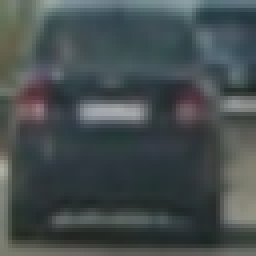
#> input picture TERM1_VISION_DEEP_LEARNING/P5_VEHICLE_DETECTION/output_images/car.png, 64 x 64 px (shown 4 times larger)
$ jupyter execute --allow-errors sol.ipynb   (shell and % lines are left out)   (older library calls are emulated)
#> lines starting #> are read from the running program, lines starting #| are printed output that depends on the picture
[cell 1]
import cv2
import numpy as np
import pandas as pd
import matplotlib.pyplot as plt
import matplotlib.image as mpimg
import glob
import pickle as pickle

## FEATURE EXTRACTING METHODS

[cell 2]
# function to compute binned color features
def bin_spatial(img, size=(32, 32)):
    features = cv2.resize(img, size).ravel()
    return features

[cell 3]
# function to compute color histogram features
# [9 lines left out: function color_hist, not called in this run]

[cell 4]
from skimage.feature import hog
# function to extract hog features
def get_hog_features(img, orient, pix_per_cell, cell_per_block,
                        vis=False, feature_vec=False):
    # Call with two outputs if vis==True
    if vis == True:
        features, hog_image = hog(img, orientations=orient,
                                  pixels_per_cell=(pix_per_cell, pix_per_cell),
                                  cells_per_block=(cell_per_block, cell_per_block),
                                  transform_sqrt=False,
                                  visualise=vis, feature_vector=feature_vec)
        return features, hog_image
    # Otherwise call with one output
    else:
        features = hog(img, orientations=orient,
                       pixels_per_cell=(pix_per_cell, pix_per_cell),
                       cells_per_block=(cell_per_block, cell_per_block),
                       transform_sqrt=False,
                       visualise=vis, feature_vector=feature_vec)
        return features

[cell 5]
# example car image
plt.figure(figsize=(8, 8))

img_car = plt.imread("output_images/car.png")
#> img_car is the input picture: shape (64, 64, 3) float32; mean R, G, B 0.272, 0.305, 0.309
plt.subplot(121)
plt.imshow(img_car)
plt.title("CAR")

# example non-car image
img_non_car = plt.imread("output_images/non_car.png")
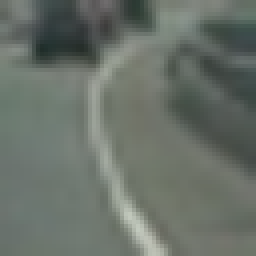
#> input picture TERM1_VISION_DEEP_LEARNING/P5_VEHICLE_DETECTION/output_images/non_car.png, 64 x 64 px (shown 4 times larger)
#> img_non_car is the input picture: shape (64, 64, 3) float32; mean R, G, B 0.411, 0.442, 0.411
plt.subplot(122)
plt.imshow(img_non_car)
plt.title("NON-CAR")

plt.show()
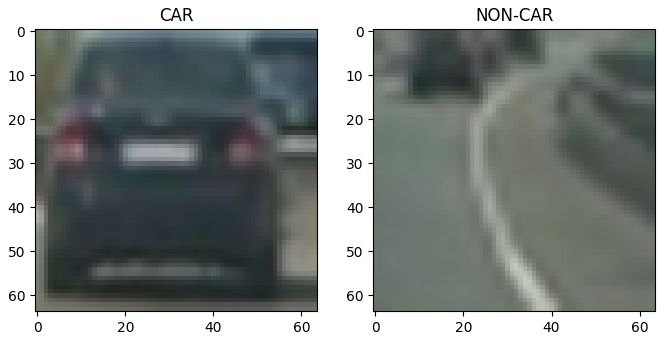
#> figure drawn by matplotlib, 2 panels

[cell 6]
img_car_Cr_Cb = cv2.cvtColor(img_car, cv2.COLOR_RGB2YCrCb)
#> img_car_Cr_Cb: shape (64, 64, 3) float32; mean of channels 0, 1, 2 0.295, 0.483, 0.508
img_non_car_Cr_Cb = cv2.cvtColor(img_non_car, cv2.COLOR_RGB2YCrCb)
#> img_non_car_Cr_Cb: shape (64, 64, 3) float32; mean of channels 0, 1, 2 0.429, 0.487, 0.49
for ch in range(3):
    plt.figure(figsize=(16, 16))
    plt.subplot(1, 4, 1)
    plt.title("CAR CHANNEL-"+str(ch))
    img_car_ch = img_car_Cr_Cb[:,:,ch]
    plt.imshow(img_car_ch, cmap="gray")

    plt.subplot(1, 4, 2)
    plt.title("HOG FEATURES CAR CHANNEL-"+str(ch))
    _, img_car_ch_hog = get_hog_features(img_car_ch, 9, 5, 2, vis=True)
    plt.imshow(img_car_ch_hog, cmap="gray")

    plt.subplot(1, 4, 3)
    plt.title("NON CAR CHANNEL-"+str(ch))
    img_non_car_ch = img_non_car_Cr_Cb[:,:,ch]
    plt.imshow(img_non_car_ch, cmap="gray")

    plt.subplot(1, 4, 4)
    plt.title("HOG FEATURES NON CAR CHANNEL-"+str(ch))
    _, img_non_car_ch_hog = get_hog_features(img_non_car_ch, 9, 5, 2, vis=True)
    plt.imshow(img_non_car_ch_hog, cmap="gray")
#> this loop made 3 passes
#> pass 1, `_, img_car_ch_hog = get_hog_features(img_car_ch, 9, 5, 2, vis=True)`:
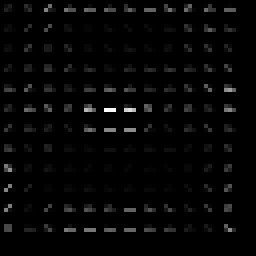
#> img_car_ch_hog: shape (64, 64) float32 (shown 4 times larger); min 0, max 0.212, mean 0.00484; drawn with min black and max white
#> pass 1, `_, img_non_car_ch_hog = get_hog_features(img_non_car_ch, 9, 5, 2, vis=..`:
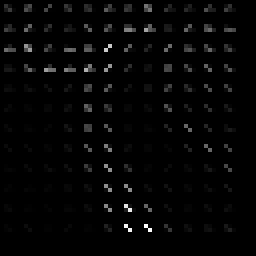
#> img_non_car_ch_hog: shape (64, 64) float32 (shown 4 times larger); min 0, max 0.144, mean 0.00286; drawn with min black and max white
#> after the loop:
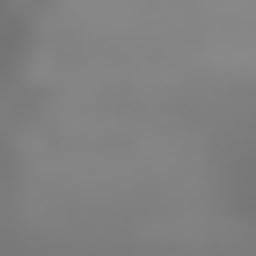
#> img_car_ch: shape (64, 64) float32 (shown 4 times larger); min 0.457, max 0.539, mean 0.508

plt.show()
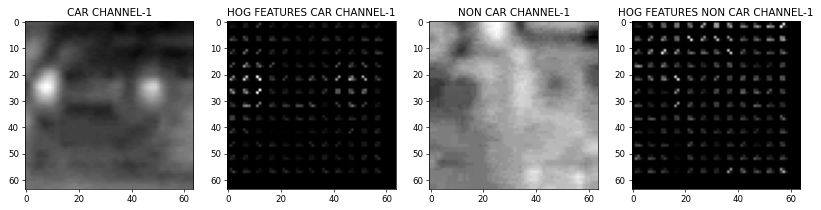
#> figure drawn by matplotlib, 4 panels
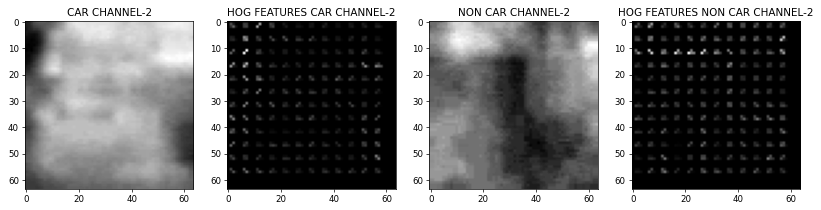
#> figure drawn by matplotlib, 4 panels

[cell 7]
# function to extract features from a list of images
# this function calls bin_spatial(), color_hist() and get_hog_features()
def extract_features(imgs, color_space='RGB', spatial_size=(32, 32),
                        hist_bins=32, orient=9,
                        pix_per_cell=8, cell_per_block=2, hog_channel=0,
                        spatial_feat=True, hist_feat=True, hog_feat=True):
    # Create a list to append feature vectors to
    features = []
    # Iterate through the list of images
    for file in imgs:
        file_features = []
        # Read in each one by one
        image = mpimg.imread(file)
        # apply color conversion if other than 'RGB'
        if color_space != 'RGB':
            if color_space == 'HSV':
                feature_image = cv2.cvtColor(image, cv2.COLOR_RGB2HSV)
            elif color_space == 'LUV':
                feature_image = cv2.cvtColor(image, cv2.COLOR_RGB2LUV)
            elif color_space == 'HLS':
                feature_image = cv2.cvtColor(image, cv2.COLOR_RGB2HLS)
            elif color_space == 'YUV':
                feature_image = cv2.cvtColor(image, cv2.COLOR_RGB2YUV)
            elif color_space == 'YCrCb':
                feature_image = cv2.cvtColor(image, cv2.COLOR_RGB2YCrCb)
        else: feature_image = np.copy(image)

        if spatial_feat == True:
            spatial_features = bin_spatial(feature_image, size=spatial_size)
            file_features.append(spatial_features)
        if hist_feat == True:
            # Apply color_hist()
            hist_features = color_hist(feature_image, nbins=hist_bins)
            file_features.append(hist_features)
        if hog_feat == True:
        # Call get_hog_features() with vis=False, feature_vec=True
            if hog_channel == 'ALL':
                hog_features = []
                for channel in range(feature_image.shape[2]):
                    hog_features.append(get_hog_features(feature_image[:,:,channel],
                                        orient, pix_per_cell, cell_per_block,
                                        vis=False, feature_vec=True))
                hog_features = np.ravel(hog_features)
            else:
                hog_features = get_hog_features(feature_image[:,:,hog_channel], orient,
                            pix_per_cell, cell_per_block, vis=False, feature_vec=True)
            # Append the new feature vector to the features list
            file_features.append(hog_features)
        features.append(np.concatenate(file_features))
    # Return list of feature vectors
    return features

## TRAINING CLASSIFIER

[cell 8]
# list of images
car_images = glob.glob('vehicles/vehicles/*/*.png')
noncar_images = glob.glob('non-vehicles/non-vehicles/*/*.png')

# extract car and non-car features
car_features = extract_features(car_images, 'YCrCb', hog_channel = 'ALL')
noncar_features = extract_features(noncar_images, 'YCrCb', hog_channel = 'ALL')

# Create an array stack of feature vectors
X = np.vstack((car_features, noncar_features))

# Define the labels vector
y = np.hstack((np.ones(len(car_features)), np.zeros(len(noncar_features))))

[cell 9]
from sklearn.preprocessing import StandardScaler
# Fit a per-column scaler
#> (the rest of this cell did not finish here and is left out)

[cell 10]
# Split up data into randomized training and testing set
from sklearn.model_selection import train_test_split
rand_state = np.random.randint(0, 100)
#> (the rest of this cell did not finish here and is left out)

[cell 11]
from sklearn.svm import LinearSVC
svc = LinearSVC()
#> (the rest of this cell did not finish here and is left out)

## FINDING CARS BY SLIDING WINDOWS

[cell 12]
# function that can extract features using hog sub-sampling and make predictions
# [65 lines left out: function find_cars, not called in this run]

[cell 13]
img = plt.imread('test_images/test1.jpg')
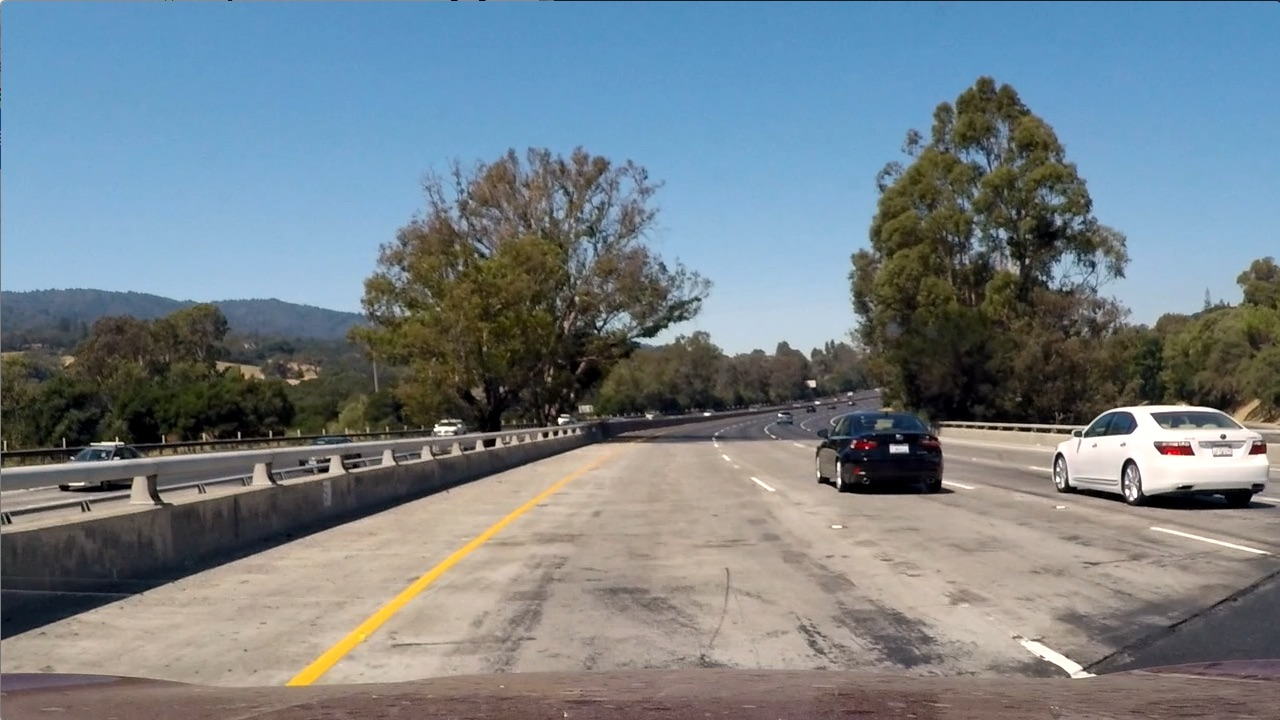
#> input picture TERM1_VISION_DEEP_LEARNING/P4_ADVANCE_LANE_FINDING/test_images/test1.jpg, 1280 x 720 px, found by its file name
#> img is the input picture: shape (720, 1280, 3); mean R, G, B 117.5, 128.7, 135.5
plt.imshow(img)

[cell 14]
ystart = 400
ystop = 656
scales = (1.5, 1.8, 2.0)

[cell 15]
def find_bbox(img):
    bbox = []
    for scale in scales:
        bbox1 = find_cars(img, ystart, ystop, scale, svc, X_scaler, orient=9, pix_per_cell=8, cell_per_block=2,
                      spatial_size=(32, 32), hist_bins=32)
        bbox = bbox + bbox1
#> after the loop, bbox = []
    return bbox

#> (a cell that did not finish here is left out)

[cell 17]
img = plt.imread('test_images/test1.jpg')
img = cv2.line(img, (0, ystart), (img.shape[1], ystart), (255, 0, 0), thickness=10)
img = cv2.line(img, (0, ystop), (img.shape[1], ystop), (255, 0, 0), thickness=10)
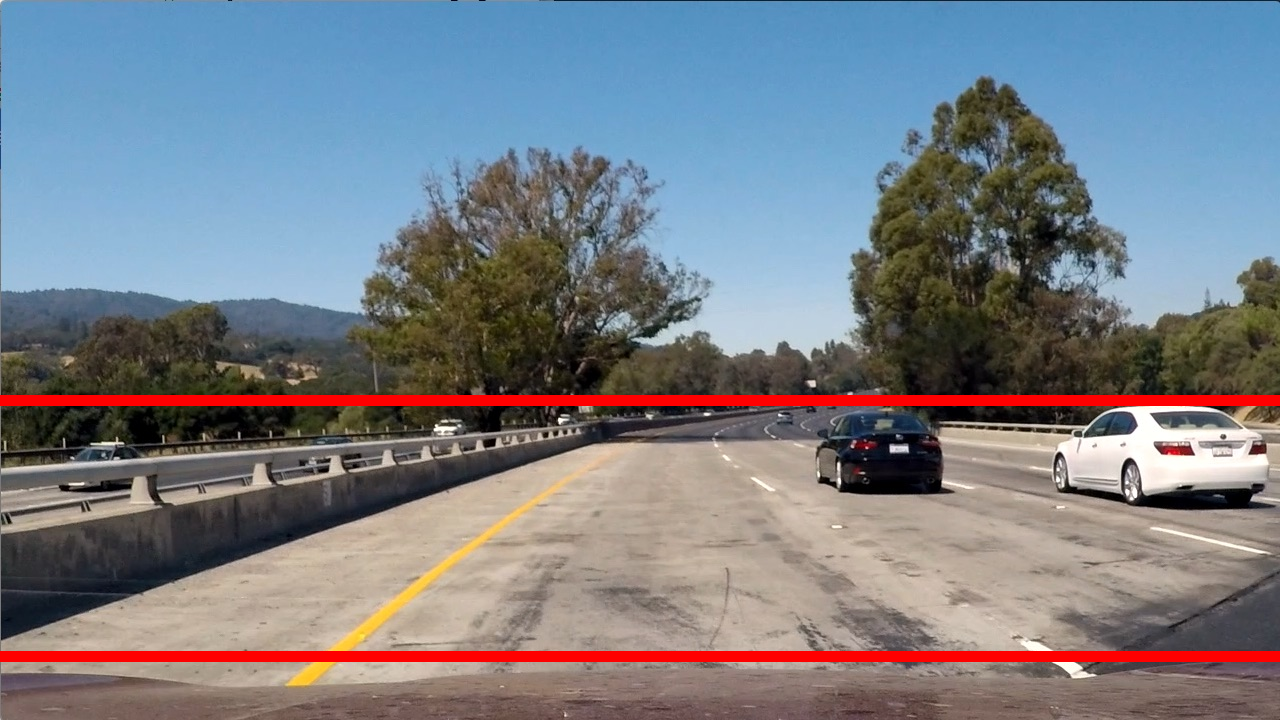
#> img: shape (720, 1280, 3); mean R, G, B 122.2, 125.8, 133
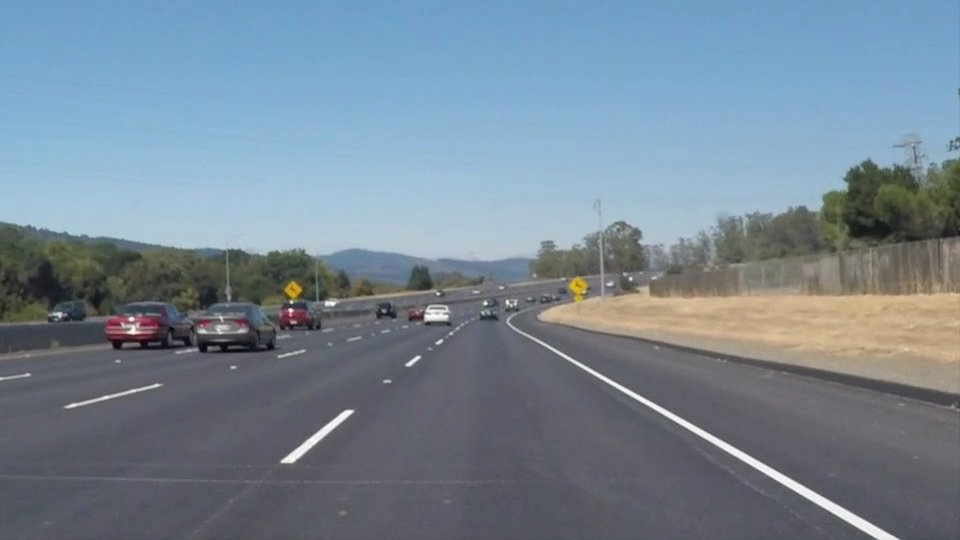
#> input picture TERM1_VISION_DEEP_LEARNING/P1_FIND_LANE_LINES/test_images/solidWhiteCurve.jpg, 960 x 540 px
#> further down, img is the input picture: shape (540, 960, 3); mean R, G, B 118.5, 134.5, 148.1
plt.imshow(img)

## HEATMAP IMPLEMENTATION

[cell 18]
from scipy.ndimage.measurements import label

# hyper parameters for sliding window
ystart = 400
ystop = 656
scales = (1.5, 1.8, 2.0)

[cell 19]
# [9 lines left out: function add_heat, not called in this run]

[cell 20]
# [5 lines left out: function apply_threshold, not called in this run]

[cell 21]
# [14 lines left out: function draw_labeled_bboxes, not called in this run]

[cell 22]
from scipy.ndimage.measurements import label
# [17 lines left out: function get_labels, not called in this run]

[cell 23]
# read all test images
test_images = glob.glob('test_images/*.jpg')

#> (the rest of this cell did not finish here and is left out)
